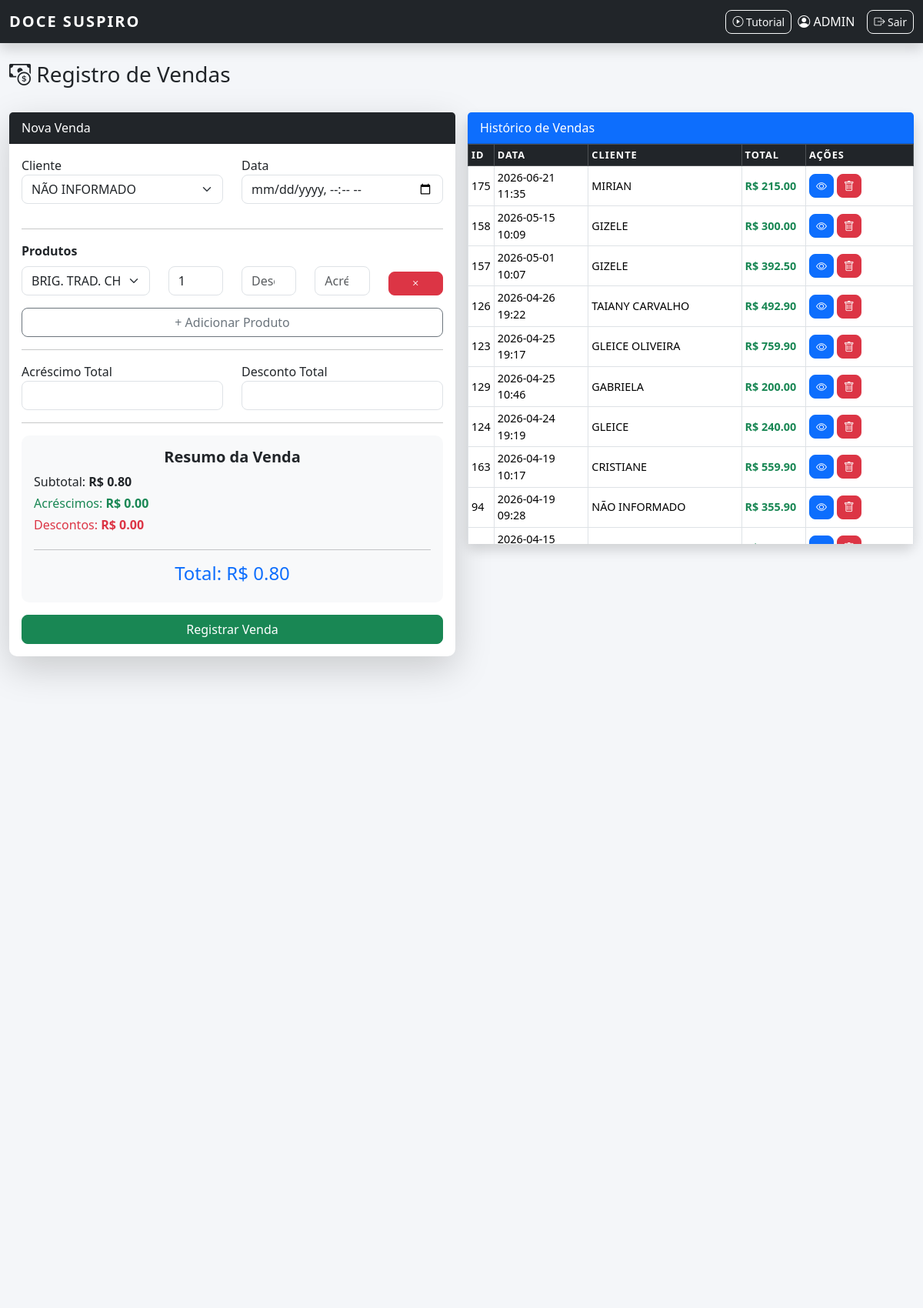
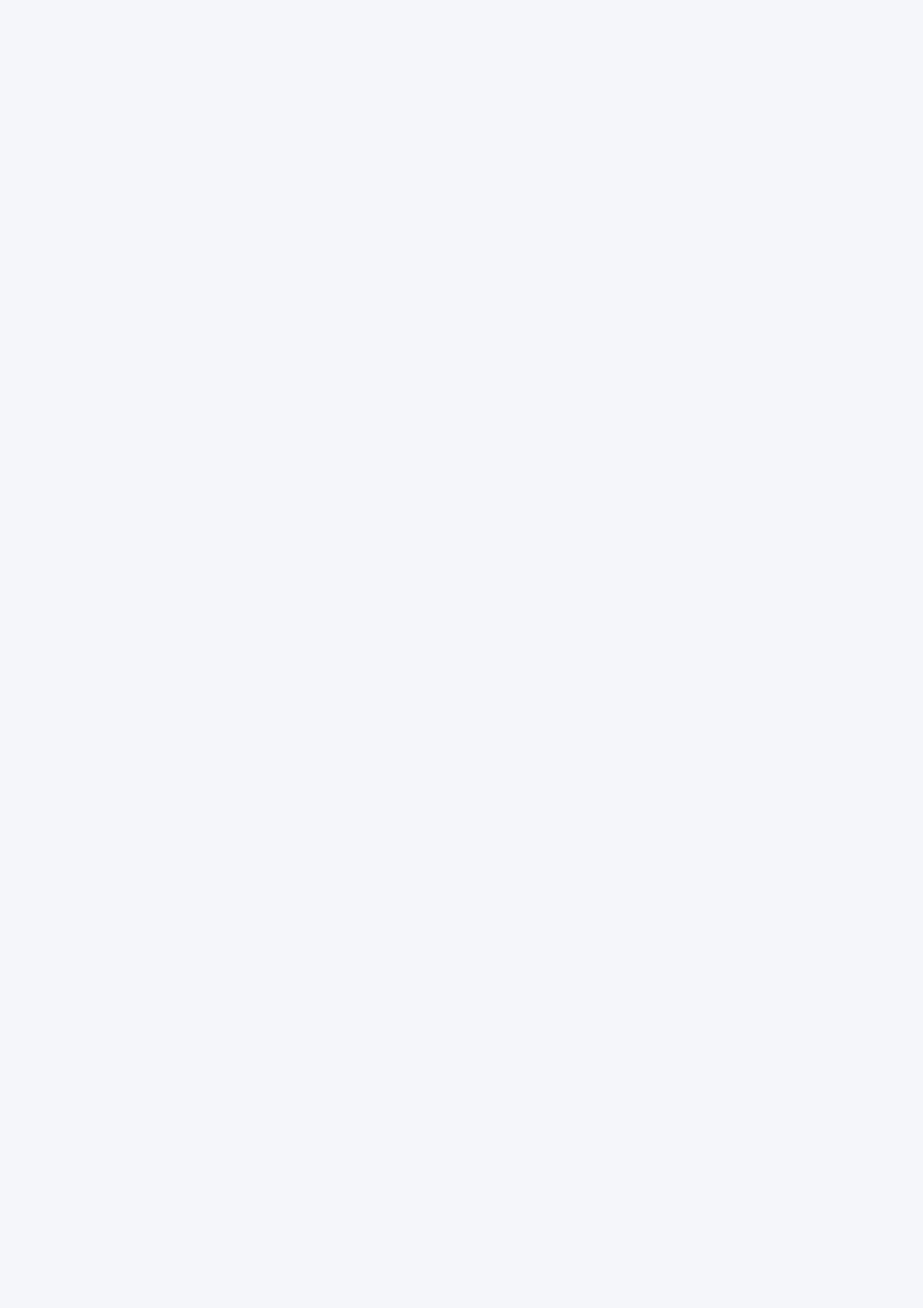
The page /vendas (signed in, upper part) on the database its author committed (2 pictures, top to bottom).
### tables this page shows
CREATE TABLE vendas (
        id INTEGER PRIMARY KEY AUTOINCREMENT,
        cliente_id INTEGER NOT NULL,
        valor_total REAL DEFAULT 0,
        data DATETIME DEFAULT CURRENT_TIMESTAMP,
        FOREIGN KEY (cliente_id) REFERENCES clientes(id)
    );

CREATE TABLE clientes (
        id INTEGER PRIMARY KEY AUTOINCREMENT,
        nome TEXT NOT NULL,
        telefone TEXT,
        documento TEXT,
        endereco TEXT
    );

### app.py (the view, shortened to what this page needs)
@app.route("/vendas", methods=["GET", "POST"])
@login_required
def vendas():
    conn = conectar()
    lista_vendas = conn.execute("""
        SELECT v.id, c.nome as cliente_nome,
               v.valor_total, v.data
        FROM vendas v
        JOIN clientes c ON c.id = v.cliente_id
        ORDER BY v.data DESC
    """).fetchall()
    clientes = conn.execute("SELECT * FROM clientes").fetchall()
    produtos = conn.execute("SELECT * FROM produtos").fetchall()
    conn.close()
    return render_template(
        "vendas.html",
        clientes=clientes,
        produtos=produtos,
        vendas=lista_vendas
    )

### auth.py (called while the page is built)
def login_required(f):
    @wraps(f)
    def decorated_function(*args, **kwargs):
        if "usuario" not in session:
            return redirect(url_for("auth.login"))
        return f(*args, **kwargs)
    return decorated_function

### database.py (called while the page is built)
def conectar():
    conn = sqlite3.connect(DATABASE)
    conn.row_factory = sqlite3.Row
    return conn

### templates/vendas.html (shortened to what this page needs)
{% extends "base.html" %}
{% block content %}
<div class="container-fluid mt-4">
    <div class="row mb-4">
        <div class="col">
            <h3><i class="bi bi-cash-coin"></i> Registro de Vendas</h3>
        </div>
    </div>
    <div class="row g-3 align-items-start">
        <div class="col-md-6">
            <div class="card shadow-lg">
                <div class="card-header bg-dark text-white">
                    Nova Venda
                </div>
                <div class="card-body">
                    <form method="POST">
                        <div class="row">
                            <div class="col-md-6 mb-3">
                                <label>Cliente</label>
                                <select name="cliente_id" class="form-select" required>
                                    {% for cliente in clientes %}
                                    <option value="{{ cliente.id }}">{{ cliente.nome }}</option>
                                    {% endfor %}
                                </select>
                            </div>
                            <div class="col-md-6 mb-3">
                                <label>Data</label>
                                <input type="datetime-local"
                                       name="data_venda"
                                       class="form-control"
                                       required>
                            </div>
                        </div>
                        <hr>
                        <label class="fw-bold mb-2">Produtos</label>
                        <div id="itens-container">
                            <div class="row mb-2 item align-items-end">
                                <div class="col-md-4">
                                    <select name="produto_id" class="form-select produto" required>
                                        {% for produto in produtos %}
                                        <option value="{{ produto.id }}" data-preco="{{ produto.preco }}">
                                            {{ produto.nome }} (R$ {{ "%.2f"|format(produto.preco) }})
                                        </option>
                                        {% endfor %}
                                    </select>
                                </div>
                                <div class="col-md-2">
                                    <input type="number"
                                           name="quantidade"
                                           class="form-control"
                                           min="1"
                                           value="1"
                                           required>
                                </div>
                                <div class="col-md-2">
                                    <input type="number"
                                           step="0.01"
                                           name="desconto_item[]"
                                           class="form-control"
                                           placeholder="Desc.">
                                </div>
                                <div class="col-md-2">
                                    <input type="number"
                                           step="0.01"
                                           name="acrescimo_item[]"
                                           class="form-control"
                                           placeholder="Acrésc.">
                                </div>
                                <div class="col-md-2">
                                    <button type="button"
                                            class="btn btn-danger btn-sm w-100"
                                            onclick="removerItem(this)">
                                        <i class="bi bi-x"></i>
                                    </button>
                                </div>
                            </div>
                        </div>
                        <button type="button"
                                class="btn btn-outline-secondary w-100 mt-2"
                                onclick="adicionarItem()">
                            + Adicionar Produto
                        </button>
                        <hr>
                        <div class="row">
                            <div class="col-md-6">
                                <label>Acréscimo Total</label>
                                <input type="number"
                                       step="0.01"
                                       name="acrescimo_total"
                                       class="form-control">
                            </div>
                            <div class="col-md-6">
                                <label>Desconto Total</label>
                                <input type="number"
                                       step="0.01"
                                       name="desconto_total"
                                       class="form-control">
                            </div>
                        </div>
                        <hr>
                        <div class="card bg-light p-3 mt-3">
                            <h5 class="text-center mb-2">Resumo da Venda</h5>
                            <p class="mb-1">Subtotal: <strong id="subtotal">R$ 0.00</strong></p>
                            <p class="mb-1 text-success">
                                Acréscimos: <strong id="total-acrescimo">R$ 0.00</strong>
                            </p>
                            <p class="mb-1 text-danger">
                                Descontos: <strong id="total-desconto">R$ 0.00</strong>
                            </p>
                            <hr>
                            <h4 class="text-center text-primary">
                                Total: <span id="total-final">R$ 0.00</span>
                            </h4>
                        </div>
                        <button type="submit" class="btn btn-success w-100 mt-3">
                            Registrar Venda
                        </button>
                    </form>
                </div>
            </div>
        </div>
        <div class="col-md-6 d-flex">
            <div class="card shadow flex-fill">
                <div class="card-header bg-primary text-white">
                    Histórico de Vendas
                </div>
                <div class="card-body p-0">
                    <div class="tabela-scroll">
                        <table class="table table-sm table-bordered table-hover align-middle mb-0">
                            <thead class="table-dark">
                                <tr>
                                    <th>ID</th>
                                    <th>Data</th>
                                    <th>Cliente</th>
                                    <th>Total</th>
                                    <th width="140">Ações</th>
                                </tr>
                            </thead>
                            <tbody>
                                {% for venda in vendas %}
                                <tr>
                                    <td>{{ venda.id }}</td>
                                    <td>{{ venda.data[:16].replace('T',' ') }}</td>
                                    <td>{{ venda.cliente_nome }}</td>
                                    <td>
                                        <strong class="text-success">
                                            R$ {{ "%.2f"|format(venda.valor_total) }}
                                        </strong>
                                    </td>
                                    <td>
                                        <a href="{{ url_for('detalhe_venda', id=venda.id) }}"
                                           class="btn btn-sm btn-primary">
                                           <i class="bi bi-eye"></i>
                                        </a>
                                        <a href="{{ url_for('excluir_venda', venda_id=venda.id) }}"
                                           class="btn btn-sm btn-danger"
                                           onclick="return confirm('Deseja excluir esta venda?')">
                                           <i class="bi bi-trash"></i>
                                        </a>
                                    </td>
                                </tr>
                                {% else %}
                                <tr>
                                    <td colspan="5" class="text-center">
                                        Nenhuma venda registrada.
                                    </td>
                                </tr>
                                {% endfor %}
                            </tbody>
                        </table>
                    </div>
                </div>
            </div>
        </div>
    </div>
</div>
{% endblock %}

### static/css/style.css (style rules this page uses)
:root { --primary-color: #1f2937; --secondary-color: #2563eb; --success-color: #16a34a; --danger-color: #dc2626; --warning-color: #f59e0b; --background-color: #f4f6f9; --card-radius: 12px; }
body { background-color: var(--background-color); font-family: 'Segoe UI', Tahoma, Geneva, Verdana, sans-serif; }
.card { border-radius: var(--card-radius); border: none; transition: all 0.2s ease-in-out; }
.btn { border-radius: 8px; font-weight: 500; }
.form-control, .form-select { border-radius: 8px; }
.table { font-size: 0.9rem; }
.table thead th { text-transform: uppercase; font-size: 0.8rem; letter-spacing: 1px; }
.card h3, .card h5 { font-weight: 700; }
.tabela-scroll { max-height: 400px; overflow-y: auto; }
.tabela-scroll thead th { position: sticky; top: 0; background: #212529; color: white; z-index: 1; }

### templates/vendas.html (style rules this page uses)
.tabela-scroll { max-height: 520px; overflow-y: auto; }
.card { border-radius: 10px; }

### rows shown on the page
vendas: id "175", data "2026-06-21 11:35", cliente_nome "MIRIAN", valor_total "215.00"
vendas: id "158", data "2026-05-15 10:09", cliente_nome "GIZELE", valor_total "300.00"
vendas: id "157", data "2026-05-01 10:07", cliente_nome "GIZELE", valor_total "392.50"
vendas: id "126", data "2026-04-26 19:22", cliente_nome "TAIANY CARVALHO", valor_total "492.90"
vendas: id "123", data "2026-04-25 19:17", cliente_nome "GLEICE OLIVEIRA", valor_total "759.90"
vendas: id "129", data "2026-04-25 10:46", cliente_nome "GABRIELA", valor_total "200.00"
vendas: id "124", data "2026-04-24 19:19", cliente_nome "GLEICE", valor_total "240.00"
vendas: id "163", data "2026-04-19 10:17", cliente_nome "CRISTIANE", valor_total "559.90"
vendas: id "94", data "2026-04-19 09:28", cliente_nome "NÃO INFORMADO", valor_total "355.90"
vendas: data "2026-04-15…"

### other values the page prints
{{ session['usuario'] }} "ADMIN"
form field cliente_id "NÃO INFORMADO"
form field produto_id "BRIG. TRAD. CHOCOLATE AO LEITE (R$ 0.80)"
